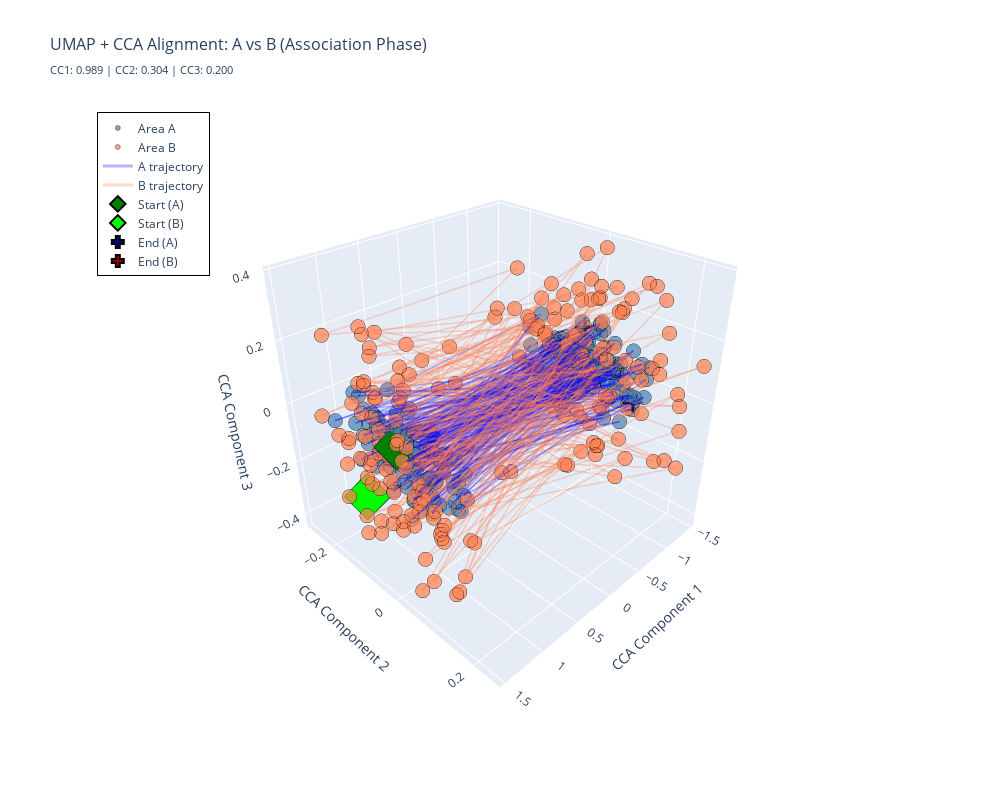

Notebook source saved alongside this figure:
### Code cell
# Association phase: UMAP + CCA alignment
Z_A_cca, Z_B_cca, cca_model, fig = plot_umap_cca_alignment(
    X_A               = A_assoc,
    X_B               = B_assoc,
    use_joint_umap    = False,
    n_umap_components = 5,
    n_cca_components  = 3,
    random_state      = 42,
    title             = "UMAP + CCA Alignment: A vs B (Association Phase)",
    width             = 1000,
    height            = 800,
    point_size        = 5,
    alpha             = 0.7,
)

### Figure 1 — Plotly figure (JSON) as saved in the notebook; plotly's stock layout.template omitted (floating-point values rounded to 4 significant figures; data arrays with more than 128 entries replaced by an {"elided": "..."} marker saying what was removed)
{"data": [{"hovertemplate": "Area A<br>CC1: %{x:.3f}<br>CC2: %{y:.3f}<br>CC3: %{z:.3f}<extra></extra>", "marker": {"color": "steelblue", "line": {"color": "black", "width": 0.5}, "opacity": 0.7, "size": 5}, "mode": "markers", "name": "Area A", "type": "scatter3d", "x": {"elided": "202 float values"}, "y": {"elided": "202 float values"}, "z": {"elided": "202 float values"}}, {"hovertemplate": "Area B<br>CC1: %{x:.3f}<br>CC2: %{y:.3f}<br>CC3: %{z:.3f}<extra></extra>", "marker": {"color": "coral", "line": {"color": "black", "width": 0.5}, "opacity": 0.7, "size": 5}, "mode": "markers", "name": "Area B", "type": "scatter3d", "x": {"elided": "202 float values"}, "y": {"elided": "202 float values"}, "z": {"elided": "202 float values"}}, {"hoverinfo": "skip", "line": {"color": "blue", "width": 3}, "mode": "lines", "name": "A trajectory", "opacity": 0.3, "type": "scatter3d", "x": {"elided": "202 float values"}, "y": {"elided": "202 float values"}, "z": {"elided": "202 float values"}}, {"hoverinfo": "skip", "line": {"color": "coral", "width": 3}, "mode": "lines", "name": "B trajectory", "opacity": 0.3, "type": "scatter3d", "x": {"elided": "202 float values"}, "y": {"elided": "202 float values"}, "z": {"elided": "202 float values"}}, {"hovertemplate": "Start (A)<br>CC1: %{x:.3f}<br>CC2: %{y:.3f}<br>CC3: %{z:.3f}<extra></extra>", "marker": {"color": "green", "line": {"color": "black", "width": 2}, "size": 12, "symbol": "diamond"}, "mode": "markers", "name": "Start (A)", "type": "scatter3d", "x": [1.324], "y": [-0.01853], "z": [0.02612]}, {"hovertemplate": "Start (B)<br>CC1: %{x:.3f}<br>CC2: %{y:.3f}<br>CC3: %{z:.3f}<extra></extra>", "marker": {"color": "lime", "line": {"color": "black", "width": 2}, "size": 12, "symbol": "diamond"}, "mode": "markers", "name": "Start (B)", "type": "scatter3d", "x": [1.22], "y": [-0.1506], "z": [-0.2635]}, {"hovertemplate": "End (A)<br>CC1: %{x:.3f}<br>CC2: %{y:.3f}<br>CC3: %{z:.3f}<extra></extra>", "marker": {"color": "darkblue", "line": {"color": "black", "width": 2}, "size": 10, "symbol": "cross"}, "mode": "markers", "name": "End (A)", "type": "scatter3d", "x": [-1.298], "y": [0.1138], "z": [-0.06424]}, {"hovertemplate": "End (B)<br>CC1: %{x:.3f}<br>CC2: %{y:.3f}<br>CC3: %{z:.3f}<extra></extra>", "marker": {"color": "darkred", "line": {"color": "black", "width": 2}, "size": 10, "symbol": "cross"}, "mode": "markers", "name": "End (B)", "type": "scatter3d", "x": [-1.435], "y": [-0.03284], "z": [0.09662]}], "layout": {"height": 800, "legend": {"bgcolor": "rgba(255,255,255,0.8)", "bordercolor": "black", "borderwidth": 1, "x": 0.02, "y": 0.98}, "scene": {"camera": {"eye": {"x": 1.5, "y": 1.5, "z": 1.3}}, "xaxis": {"title": {"text": "CCA Component 1"}}, "yaxis": {"title": {"text": "CCA Component 2"}}, "zaxis": {"title": {"text": "CCA Component 3"}}}, "showlegend": true, "title": {"font": {"size": 16}, "text": "UMAP + CCA Alignment: A vs B (Association Phase)<br><sub>CC1: 0.989 | CC2: 0.304 | CC3: 0.200</sub>"}, "width": 1000}}
